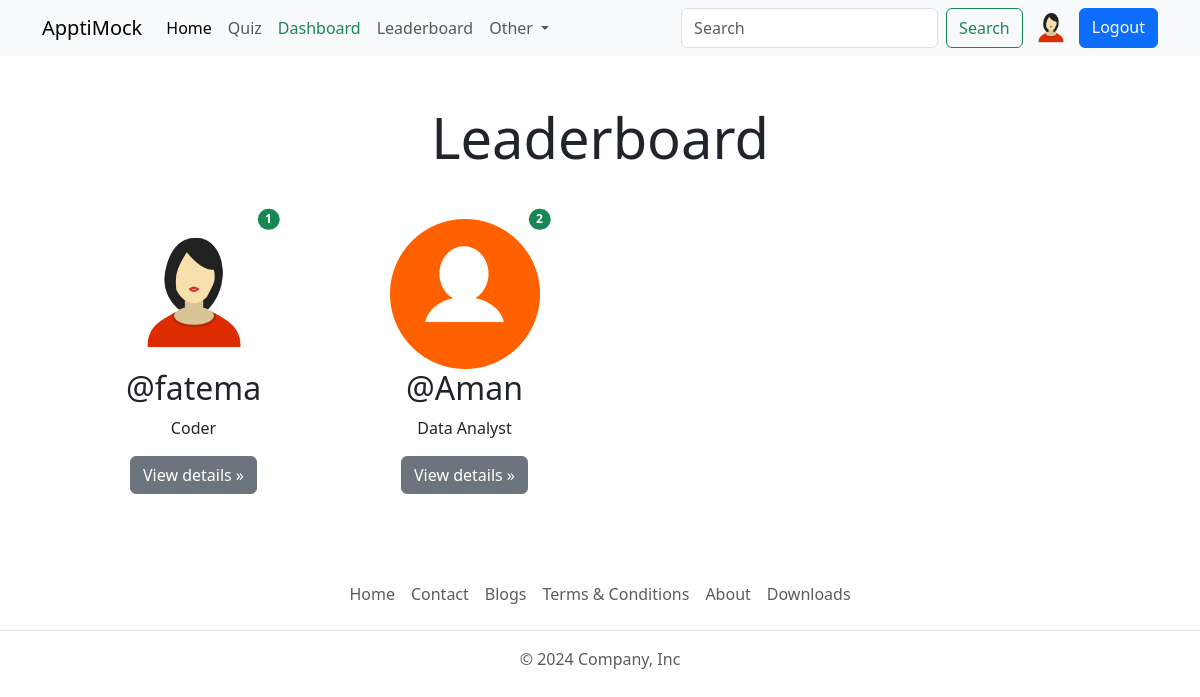
/leaderboard (signed in), run on the app's committed database.
### Account/models.py (models this page shows, shortened)
class Profile(models.Model):
    user=models.OneToOneField(User,on_delete=models.CASCADE,null=True,verbose_name='User Object')  #verbose_name
    bio=models.TextField(blank=True,null=True) #
    profile_image=models.ImageField(upload_to="profile_images",default="user.png",blank=True,null=True,verbose_name='profile pic')
    location=models.CharField(max_length=100,blank=True,null=True)
    GENDER=(
        ("Male","Male"),
        ("Female","Female"),
        ("Other","Other"),
    )
    gender=models.CharField(max_length=6,choices=GENDER,blank=True,null=True)

### quiz1/models.py (models this page shows, shortened)
class UserRank(models.Model):
    user = models.OneToOneField(User,on_delete=models.CASCADE)
    rank=models.IntegerField(null=True,blank=True)
    total_score=models.IntegerField(null=True,blank=True)

### Base/views.py (the view)
# urls.py: path('leaderboard',views.leaderboard_view,name='leaderboard'),
@login_required(login_url='login')
def leaderboard_view(request):
    user_object=User.objects.get(username=request.user)
    user_profile=Profile.objects.get(user=user_object)
    leaderboard_users=UserRank.objects.order_by('rank')
    context={"leaderboard_users":leaderboard_users,'user_profile':user_profile}
    return render(request,'leaderboard.html',context)

### templates/leaderboard.html (shortened to what this page needs)
{% extends 'index.html' %}
{% block content %}
<div class="container text-center">
    <h1 class="display-4 text-center my-5">Leaderboard</h1>
    <div class="row row-cols-sm-1 row-cols-md-2 row-cols-lg-3 row-cols-xl-4 mx-3">
        {% if leaderboard_users|length == 0 %}
        <div class="col-lg-4 position-relative mb-4">
            <h4 class="text-center text-danger">No user available on Leaderboard.</h4>
        </div>
        {% else %}
        {% for rank in leaderboard_users  %}
        <div class="col-lg-4 position-relative mb-4">
            <img src="{{rank.user.profile.profile_image.url}}" width="150" height="140" class="img-fluid" alt="user-profile">
            <span class="position-absolute top-0 start-90 translate-middle badge rounded-pill bg-success">
                {{forloop.counter}}
            </span>
            <h2 class="fw-normal">@{{rank.user.username}}</h2>
            <p>{{rank.user.profile.bio|truncatewords:10}}</p>
            <p><a class="btn btn-secondary" href="{% url 'profile' rank.user.username %}">View details »</a></p>
        </div>
        {% endfor %}
        {% endif %}
    </div>
</div>
{% endblock content %}

### templates/components/navbar.html (shortened to what this page needs)
<nav class="navbar navbar-expand-lg bg-body-tertiary display-none d-lg-block">
    <div class="container">
        <a class="navbar-brand" href="{% url 'home' %}">ApptiMock</a>
        <div class="collapse navbar-collapse" id="navbarSupportedContent">
            <ul class="navbar-nav me-auto mb-2 mb-lg-0">
                <li class="nav-item">
                    <a class="nav-link active" aria-current="page" href="{% url 'home' %}">Home</a>
                </li>
                <li class="nav-item">
                    <a class="nav-link" href="{% url 'all_quiz' %}">Quiz</a>
                </li>
                {% if request.user.is_superuser %}
                <li class="nav-item">
                    <a class="nav-link text-success" href="{% url 'dashboard' %}">Dashboard</a>
                </li>
                {% endif %}
                <li class="nav-item">
                    <a class="nav-link" href="{% url 'leaderboard' %}">Leaderboard</a>
                </li>
                <li class="nav-item dropdown">
                    <a class="nav-link dropdown-toggle" href="#" role="button" data-bs-toggle="dropdown"
                        aria-expanded="false">
                        Other
                    </a>
                </li>
            </ul>
            <form class="d-flex" role="search" action="{% url 'search_users' %}">
                <input class="form-control me-2" type="search" name="q" placeholder="Search" aria-label="Search">
                <button class="btn btn-outline-success" type="submit">Search</button>
                {% if request.user.is_authenticated %}
                <a href="{% url 'profile' request.user.username %}" data-bs-toggle="tooltip" data-bs-placement="bottom" data-bs-title="@{{request.user.username}}" class="mx-2">
                    <img src="{{user_profile.profile_image.url}}" alt="profile image" class="rounded-circle" width="40"
                        height="40">
                </a>
                <a href="{% url 'logout'%}" class="btn btn-primary">Logout</a>
                {% else %}
                <a href="{% url 'login'%}" class="btn btn-primary ms-2">Login</a>
                {% endif %}
            </form>
        </div>
    </div>
</nav>

### static/css/style.css (style rules this page uses)
* { font-family: Arial, Helvetica, sans-serif Important; }

### data on the page
Profile: profile_image (picture)
UserRank: user.profile.profile_image (picture), user.username "fatema", user.profile.bio "Coder"
UserRank: user.profile.profile_image (placeholder picture), user.username "Aman", user.profile.bio "Data Analyst"
